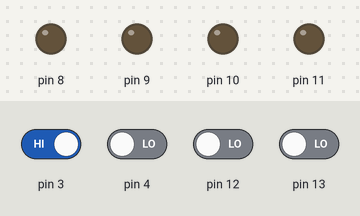
Simulated run of this sketch. Board: Arduino Uno, built with avr-gcc and run on an emulated ATmega328P. Shown: output pins drawn as LEDs (lit = HIGH). The inputs (shaded band) are chosen by the test bench; at power-on: pin 3 HIGH, pin 4, pin 12, pin 13 LOW.

Above: at 1.2 s.
1.3 s: pin 12 driven HIGH
At 2.1 s:
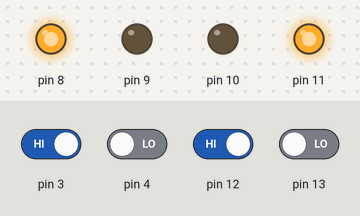
2.8 s: pin 3 driven LOW and pin 13 driven HIGH
At 3.3 s:
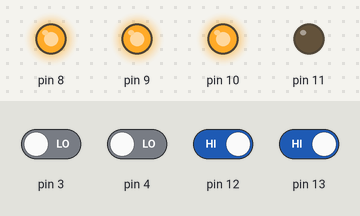
Timing chart, 0 to 5.8 s (numbered marks = the images above; inputs shaded):
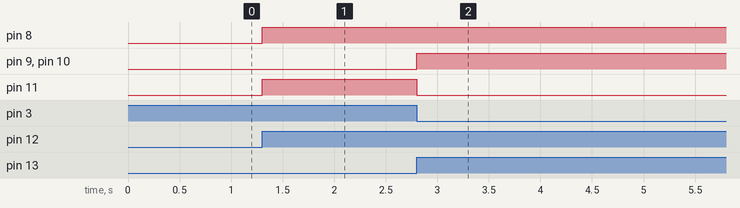

Measured:
- after the input at 1.3 s, pin 8, pin 11: LOW → HIGH at once
- after the input at 2.8 s, pin 9, pin 10: LOW → HIGH at once; pin 11: HIGH → LOW at once

The sketch:

table_top.ino
```cpp
void setup() {

pinMode(8,OUTPUT);
pinMode(9,OUTPUT);
pinMode(10,OUTPUT);
pinMode(11,OUTPUT);
pinMode(4,INPUT);
pinMode(12,INPUT);
pinMode(3,INPUT);
pinMode(13,INPUT);
}

void forward()
{
  digitalWrite(8,1);
  digitalWrite(9,0);
  digitalWrite(10,1);
  digitalWrite(11,0);
}
void reverse()
{
  digitalWrite(8,0);
  digitalWrite(9,0);
  digitalWrite(10,0);
  digitalWrite(11,0);
}
void left()
{
  digitalWrite(8,1);
  digitalWrite(9,1);
  digitalWrite(10,1);
  digitalWrite(11,0);
}
void right()
{
  digitalWrite(8,1);
  digitalWrite(9,0);
  digitalWrite(10,0);
  digitalWrite(11,1);
}
int l1,l2,r1,r2;
void loop()
{
  l1-digitalRead(4);
  l2=digitalRead(12);
  r1=digitalRead(3);
  r2=digitalRead(13);

  if((l1==0) && (r1==0) && (l2==1) && (r2==1))
  {
    left();
    delay(480);
  }
  else if((l1==0) && (r1==1) && (l2==0) && (r2==1))
  {
    right();
    delay(100);
  }
  else if((l1==0) && (r1==1) && (l2==1) && (r2==0))
  {
    right();
    delay(50);
  }
  else if((l1==1) && (r1==0) && (l2==1) && (r2==0))
  {
    left();
    delay(100);
  }
  else if((l1==1) && (r1==0) && (l2==1) && (r2==1))
  {
    left();
    delay(50);
  }
  else if((l1==1) && (r1==1) && (l2==0) && (r2==0))
  {
    forward();
    delay(50);
  }
  else if((l1==1) && (r1==1) && (l2==0) && (r2==1))
  {
    right();
    delay(50);
  }
  else if((l1==1) && (r1==1) && (l2==1) && (r2==0))
  {
    left();
    delay(50);
  }
}
```
